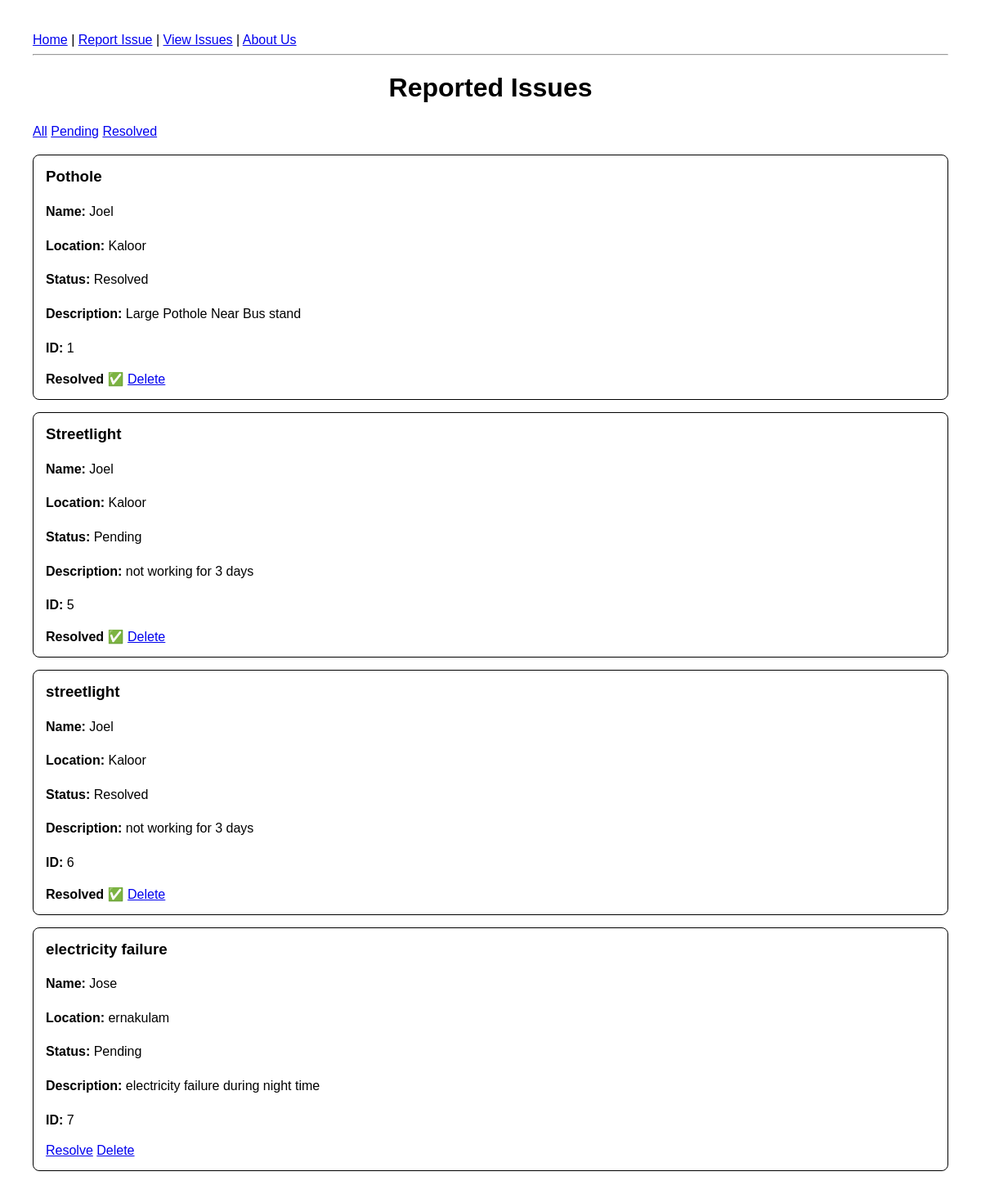
The app's page /issues, older data.
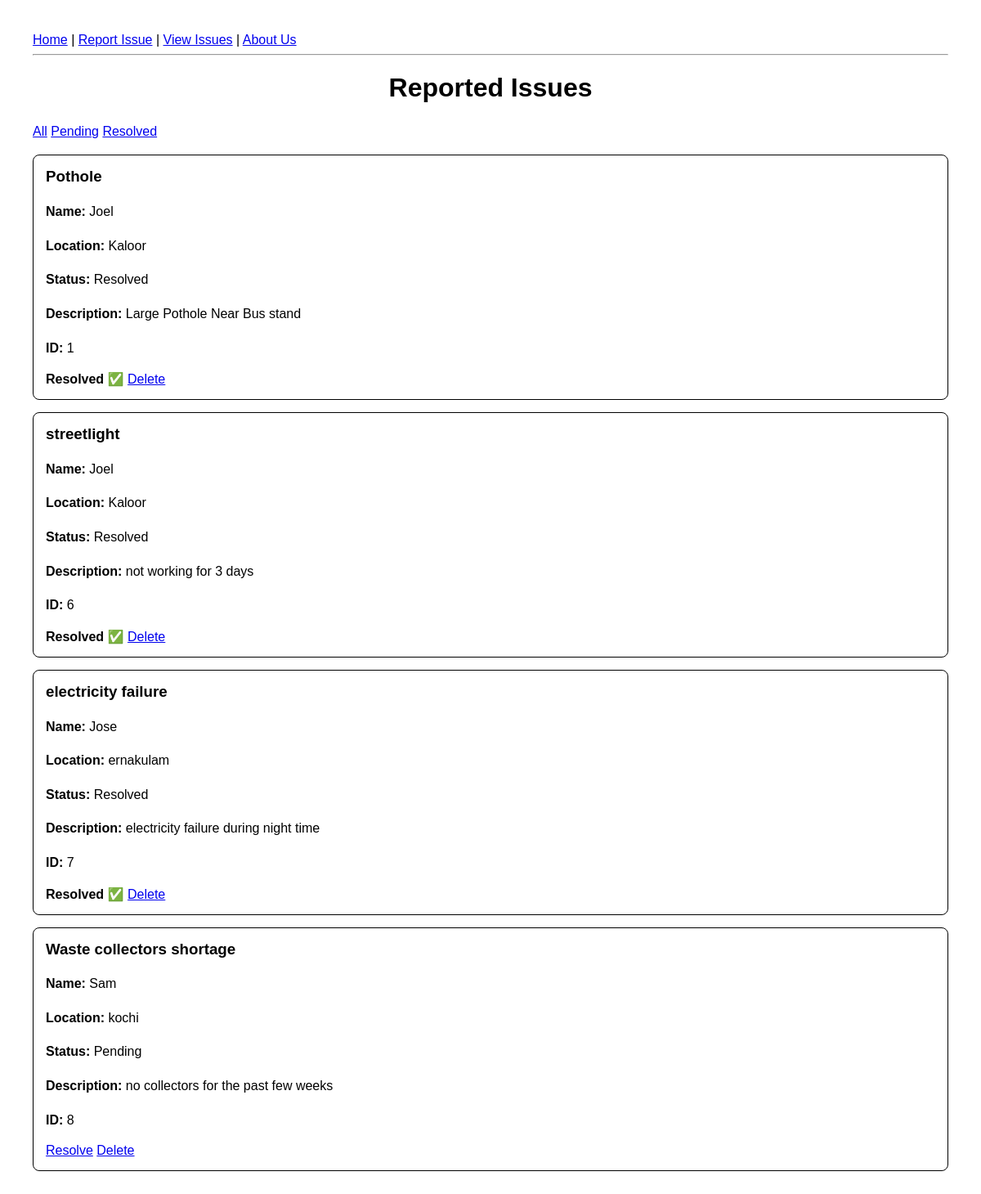
The same page, newer data.
### tables this page shows
CREATE TABLE reports (
    id INTEGER PRIMARY KEY AUTOINCREMENT,
    name TEXT,
    location TEXT,
    title TEXT,
    description TEXT
, status TEXT);

### app/app.py (the view)
@app.route("/issues")
def issues():
    conn = sqlite3.connect("civicbridge.db")
    cursor=conn.cursor()
    status=request.args.get("status")
    if status:
        cursor.execute(
            "SELECT * FROM reports WHERE status=?",
            (status,)
        )
    else:
        cursor.execute("SELECT * from reports")
    reports=cursor.fetchall()
    conn.close()
    return render_template("issues.html", reports=reports)

### app/templates/issues.html
{% extends "base.html" %}
{% block content %}
<h1>Reported Issues</h1>
<p>
    <a href="/issues">All</a>
    <a href="/issues?status=Pending">Pending</a>
    <a href="/issues?status=Resolved">Resolved</a>
</p>
{% if reports %}
    {% for report in reports %}
    <div class="issue-card">
        <h3>{{ report[3] }}</h3>
        <p><strong>Name:</strong> {{ report[1] }}</p>
        <p><strong>Location:</strong> {{ report[2] }}</p>
        <p>
            <strong>Status:</strong>
            {{ report[5] if report[5] else "Pending" }}
        </p>
        <p><strong>Description:</strong> {{ report[4] }}</p>
        <p><strong>ID:</strong> {{ report[0] }}</p>
        {% if report[5]=="Pending" %}
            <a href="/resolve/{{ report[0] }}">Resolve</a>
        {% else %}
            <strong>Resolved ✅</strong>
        {% endif %}
        <a href="/delete/{{ report[0] }}">Delete</a>
    </div>
    {% endfor %}
{% else %}
    <p>No issues have been reported yet.</p>
{% endif %}
{% endblock %}

### app/templates/base.html (shortened to what this page needs)
<!DOCTYPE html>
<html>
<head>
    <link rel="stylesheet"
          href="{{ url_for('static', filename='style.css') }}">
</head>
<body>
    <nav>
        <a href="/">Home</a> |
        <a href="/report">Report Issue</a> |
        <a href="/issues">View Issues</a> |
        <a href="/about">About Us</a>
    </nav>
    <hr>
    {% block content %}
    {% endblock %}
</body>
</html>

### app/static/style.css (style rules this page uses)
body { font-family: Arial, sans-serif; margin: 40px; }
h1 { text-align: center; }
p { line-height: 1.6; }
.issue-card { border: 1px solid black; padding: 15px; margin: 15px 0; border-radius: 8px; }
.issue-card h3 { margin-top: 0; }

Row changes from the older to the newer data that the page shows:
removed reports: title "Streetlight", name "Joel", location "Kaloor", report "Pending", description "not working for 3 days", id "5", shows "Resolved ✅"
changed reports "electricity failure": status "Pending" → "Resolved"; status "Resolve" → "Resolved ✅"
added reports: title "Waste collectors shortage", name "Sam", location "kochi", status "Pending", description "no collectors for the past few weeks", id "8"
